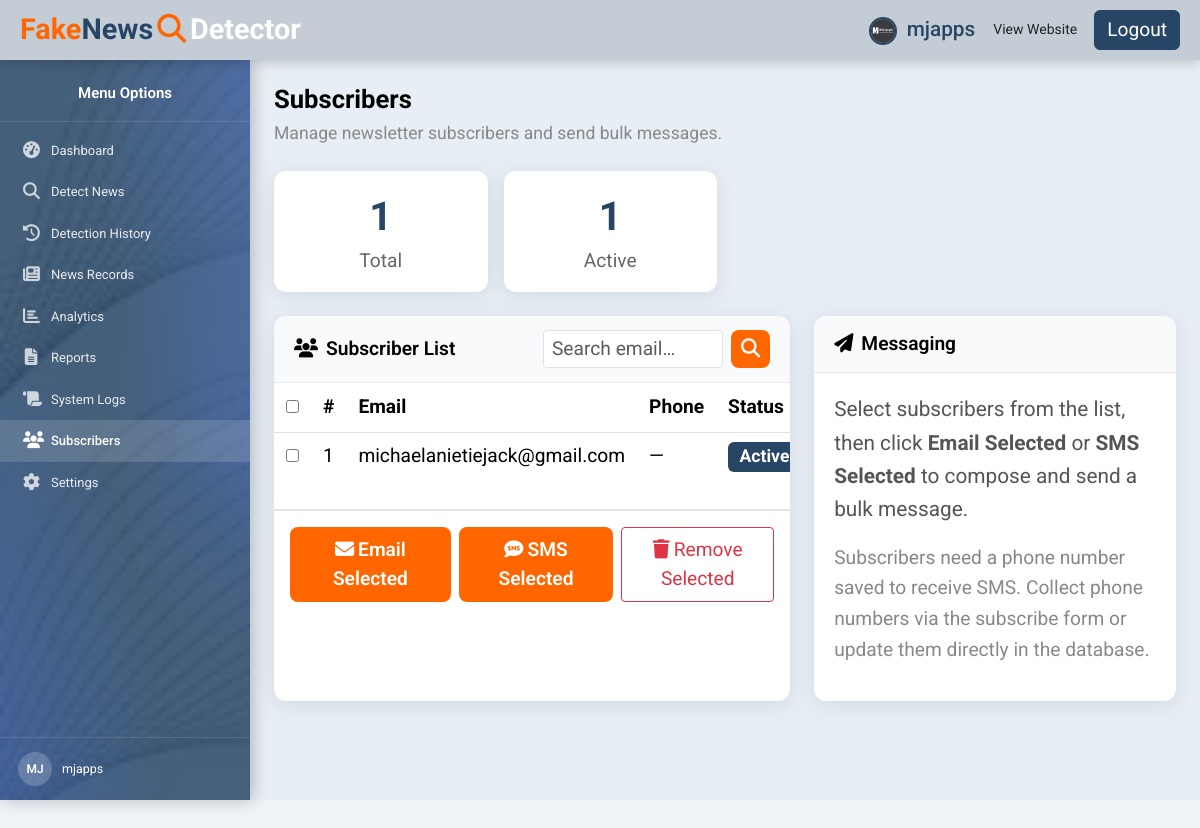
Page /dashboard/subscribers (signed in) on the committed database.
### models/user.py (models this page shows, shortened)
class User(UserMixin, db.Model):
    __tablename__ = 'users'
    id = db.Column(db.Integer, primary_key=True)
    full_name = db.Column(db.String(150), nullable=False)
    email = db.Column(db.String(150), unique=True, nullable=False)
    username = db.Column(db.String(80), unique=True, nullable=False)
    password_hash = db.Column(db.String(256), nullable=False)
    role = db.Column(db.String(20), nullable=False, default='user')
    is_active = db.Column(db.Boolean, nullable=False, default=True)
    created_at = db.Column(db.DateTime, nullable=False, default=datetime.utcnow)
    last_login = db.Column(db.DateTime, nullable=True)
    profile_photo = db.Column(db.String(256), nullable=True)
    reset_token = db.Column(db.String(100), nullable=True)
    reset_token_expiry = db.Column(db.DateTime, nullable=True)
    detections = db.relationship('DetectionHistory', backref='user', lazy=True)
    articles = db.relationship('NewsRecord', backref='user', lazy=True)
    logs = db.relationship('SystemLog', backref='user', lazy=True)
    @property
    def is_authenticated(self):
        return True

### models/subscriber.py (models this page shows, shortened)
class Subscriber(db.Model):
    __tablename__ = 'subscribers'
    id = db.Column(db.Integer, primary_key=True)
    email = db.Column(db.String(150), unique=True, nullable=False)
    phone = db.Column(db.String(20), nullable=True)
    subscribed_at = db.Column(db.DateTime, nullable=False, default=datetime.utcnow)
    is_active = db.Column(db.Boolean, nullable=False, default=True)

### routes/dashboard.py (the view, shortened to what this page needs)
@dashboard_bp.route('/subscribers', methods=['GET', 'POST'])
@login_required
def subscribers():
    from models.subscriber import Subscriber
    from flask_mail import Message
    from extensions import mail
    q = request.args.get('q', '').strip()
    query = Subscriber.query
    if q:
        query = query.filter(Subscriber.email.ilike(f'%{q}%'))
    all_subscribers = query.order_by(Subscriber.subscribed_at.desc()).all()
    return render_template('dashboard/subscribers.html', subscribers=all_subscribers, q=q)

### app.py (called while the page is built)
@login_manager.user_loader
def load_user(user_id):
    from models.user import User
    return db.session.get(User, int(user_id))

### templates/dashboard/subscribers.html (shortened to what this page needs)
{% extends "base_dashboard.html" %}
{% block page_content %}
<div class="sub-wrap">
<div class="page-header mb-4">
  <h1 class="page-title" style="color:#000; font-size:1.6rem;">Subscribers</h1>
  <p class="page-sub">Manage newsletter subscribers and send bulk messages.</p>
</div>
<div class="row g-3 mb-4">
  <div class="col-6 col-md-3">
    <div class="dash-card text-center py-3">
      <div style="font-size:2.5rem;font-weight:700;color:#274665;">{{ subscribers|length }}</div>
      <div style="font-size:1.2rem;color:#666;">Total</div>
    </div>
  </div>
  <div class="col-6 col-md-3">
    <div class="dash-card text-center py-3">
      <div style="font-size:2.5rem;font-weight:700;color:#274665;">{{ subscribers|selectattr('is_active')|list|length }}</div>
      <div style="font-size:1.2rem;color:#666;">Active</div>
    </div>
  </div>
</div>
<div class="row g-4">
  <div class="col-lg-7">
    <div class="dash-card h-100">
      <div class="dash-card-header d-flex justify-content-between align-items-center">
        <span><i class="fa-solid fa-users me-2"></i>Subscriber List</span>
        <form method="GET" action="{{ url_for('dashboard.subscribers') }}" class="d-flex gap-2">
          <input type="text" name="q" value="{{ q }}" class="form-control form-control-sm"
                 placeholder="Search email…" style="font-size:1.2rem;padding:4px 8px;width:180px;" />
          <button class="btn btn-sm btn-orange-full" style="font-size:1.2rem;padding:4px 10px;">
            <i class="fa-solid fa-magnifying-glass"></i>
          </button>
        </form>
      </div>
      <div class="dash-card-body p-0">
        <form method="POST" action="{{ url_for('dashboard.subscribers') }}" id="subscriberForm">
          <div class="table-responsive">
            <table class="table table-hover mb-0" style="font-size:1.2rem;">
              <thead>
                <tr style="background:#f0f4f8;">
                  <th style="width:40px;padding:10px 12px;">
                    <input type="checkbox" id="selectAll" title="Select all" />
                  </th>
                  <th style="padding:10px 12px;">#</th>
                  <th style="padding:10px 12px;">Email</th>
                  <th style="padding:10px 12px;">Phone</th>
                  <th style="padding:10px 12px;">Status</th>
                </tr>
              </thead>
              <tbody>
                {% for sub in subscribers %}
                <tr>
                  <td style="padding:9px 12px;">
                    <input type="checkbox" name="subscriber_ids" value="{{ sub.id }}" class="sub-check" />
                  </td>
                  <td style="padding:9px 12px;">{{ loop.index }}</td>
                  <td style="padding:9px 12px;">{{ sub.email }}</td>
                  <td style="padding:9px 12px;">{{ sub.phone or '—' }}</td>
                  <td style="padding:9px 12px;">
                    {% if sub.is_active %}
                      <span class="badge" style="background:#274665;color:#fff;">Active</span>
                    {% else %}
                      <span class="badge" style="background:#C4CDD5;color:#333;">Inactive</span>
                    {% endif %}
                  </td>
                </tr>
                {% else %}
                <tr>
                  <td colspan="6" class="text-center py-4" style="color:#999;">
                    No subscribers yet. Share your website so people can subscribe!
                  </td>
                </tr>
                {% endfor %}
              </tbody>
            </table>
          </div>
          {% if subscribers %}
          <div class="d-flex gap-2 p-3" style="border-top:1px solid #e5e9f0;">
            <button type="button" class="btn btn-sm btn-orange-full" id="sendEmailBtn"
                    style="font-size:1.2rem;" title="Send email to selected subscribers">
              <i class="fa-solid fa-envelope me-1"></i>Email Selected
            </button>
            <button type="button" class="btn btn-sm btn-orange-full" id="sendSmsBtn"
                    style="font-size:1.2rem;" title="Send SMS to selected subscribers">
              <i class="fa-solid fa-comment-sms me-1"></i>SMS Selected
            </button>
            <button type="submit" class="btn btn-sm btn-outline-danger" style="font-size:1.2rem;"
                    onclick="return confirm('Remove selected subscribers?')">
              <i class="fa-solid fa-trash me-1"></i>Remove Selected
            </button>
          </div>
          {% endif %}
        </form>
      </div>
    </div>
  </div>
  <div class="col-lg-5">
    <div class="dash-card" id="placeholderCard">
      <div class="dash-card-header">
        <i class="fa-solid fa-paper-plane me-2"></i>Messaging
      </div>
      <div class="dash-card-body">
        <p style="font-size:1.3rem;color:#555;">
          Select subscribers from the list, then click <strong>Email Selected</strong> or <strong>SMS Selected</strong> to compose and send a bulk message.
        </p>
        <p style="font-size:1.2rem;color:#888;">
          Subscribers need a phone number saved to receive SMS. Collect phone numbers via the subscribe form or update them directly in the database.
        </p>
      </div>
    </div>
  </div>
</div>
</div>
{% endblock %}

### templates/base_dashboard.html (shortened to what this page needs)
<!DOCTYPE html>
<html lang="en">
<head>
  <link href="https://cdn.jsdelivr.net/npm/bootstrap@5.3.3/dist/css/bootstrap.min.css" rel="stylesheet" />
  <link href="https://cdnjs.cloudflare.com/ajax/libs/font-awesome/6.5.2/css/all.min.css" rel="stylesheet" />
  <link rel="stylesheet" href="{{ url_for('static', filename='css/dashboard.css') }}" />
</head>
<body class="dashboard-body">
  <nav class="dashboard-topbar">
    <div class="d-flex align-items-center gap-3">
      <a href="{{ url_for('public.home') }}" class="dash-logo-text text-decoration-none">
        <span class="logo-fake">Fake</span><span class="logo-news">News</span><i class="fa-solid fa-magnifying-glass mx-1 text-orange"></i><span class="logo-detector-w">Detector</span>
      </a>
    </div>
    <div class="d-flex align-items-center gap-2">
      <div class="dropdown">
        <button class="btn btn-link dash-username p-0 dropdown-toggle text-decoration-none" type="button" data-bs-toggle="dropdown" aria-expanded="false">
          {% if current_user.profile_photo %}
            <img src="{{ url_for('static', filename='images/profile_photos/' ~ current_user.profile_photo) }}"
                 alt="avatar" class="topbar-avatar me-1" />
          {% else %}
            <i class="fa-solid fa-circle-user me-1"></i>
          {% endif %}
          {{ current_user.username }}
        </button>
      </div>
      <a href="{{ url_for('public.home') }}" class="btn btn-outline-orange btn-sm">View Website</a>
      <a href="{{ url_for('auth.logout') }}" class="btn btn-dash-logout btn-sm">Logout</a>
    </div>
  </nav>
  <aside class="dashboard-sidebar" id="dashSidebar">
    <div class="sidebar-logo-area" style="text-align:center;">
      Menu Options
    </div>
    <nav class="sidebar-nav">
      <a href="{{ url_for('dashboard.index') }}"
         class="sidebar-item {% if request.endpoint == 'dashboard.index' %}active{% endif %}">
        <i class="fa-solid fa-gauge-high"></i> <span>Dashboard</span>
      </a>
      <a href="{{ url_for('dashboard.detect') }}"
         class="sidebar-item {% if request.endpoint == 'dashboard.detect' %}active{% endif %}">
        <i class="fa-solid fa-magnifying-glass"></i> <span>Detect News</span>
      </a>
      <a href="{{ url_for('dashboard.history') }}"
         class="sidebar-item {% if request.endpoint == 'dashboard.history' %}active{% endif %}">
        <i class="fa-solid fa-clock-rotate-left"></i> <span>Detection History</span>
      </a>
      <a href="{{ url_for('dashboard.records') }}"
         class="sidebar-item {% if request.endpoint == 'dashboard.records' %}active{% endif %}">
        <i class="fa-solid fa-newspaper"></i> <span>News Records</span>
      </a>
      <a href="{{ url_for('dashboard.analytics') }}"
         class="sidebar-item {% if request.endpoint == 'dashboard.analytics' %}active{% endif %}">
        <i class="fa-solid fa-chart-bar"></i> <span>Analytics</span>
      </a>
      <a href="{{ url_for('dashboard.reports') }}"
         class="sidebar-item {% if request.endpoint == 'dashboard.reports' %}active{% endif %}">
        <i class="fa-solid fa-file-lines"></i> <span>Reports</span>
      </a>
      <a href="{{ url_for('dashboard.logs') }}"
         class="sidebar-item {% if request.endpoint == 'dashboard.logs' %}active{% endif %}">
        <i class="fa-solid fa-scroll"></i> <span>System Logs</span>
      </a>
      <a href="{{ url_for('dashboard.subscribers') }}"
         class="sidebar-item {% if request.endpoint == 'dashboard.subscribers' %}active{% endif %}">
        <i class="fa-solid fa-users"></i> <span>Subscribers</span>
      </a>
      <a href="{{ url_for('dashboard.settings') }}"
         class="sidebar-item {% if request.endpoint == 'dashboard.settings' %}active{% endif %}">
        <i class="fa-solid fa-gear"></i> <span>Settings</span>
      </a>
    </nav>
    <div class="sidebar-user-info">
      <div class="user-avatar">{{ current_user.username[:2].upper() }}</div>
      <div>
        <div class="fw-500">{{ current_user.username }}</div>
      </div>
    </div>
  </aside>
  <main class="dashboard-main" id="dashMain">
    {% block page_content %}{% endblock %}
  </main>
</body>
</html>

### templates/dashboard/subscribers.html (style rules this page uses)
#dashMain { background: #e8eef5; }
.sub-wrap { font-size: 8px; }
.sub-wrap .form-control { font-size: 1.3rem; padding: 7px 10px; }
.sub-wrap .btn { font-size: 1.3rem; }
.sub-wrap .dash-card-header { font-size: 1.2rem; }
.sub-wrap table { font-size: 1.25rem; }
.sub-wrap .badge { font-size: 1.1rem; }

### rows in the picture
User: profile_photo (picture), username "mjapps", username "MJ"
Subscriber: email "michaelanietiejack@gmail.com", phone "—", is_active "Active"

### other values in the picture
{{ subscribers|length }} "1"
{{ subscribers|selectattr('is_active')|list|length }} "1"
